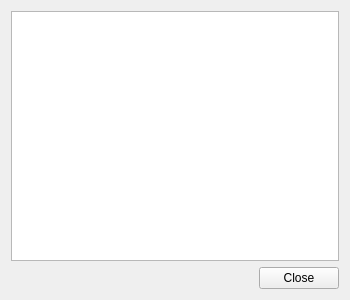
<?xml version="1.0" encoding="UTF-8"?>
<ui version="4.0">
 <class>helpWidget</class>
 <widget class="QWidget" name="helpWidget">
  <property name="minimumSize">
   <size>
    <width>350</width>
    <height>300</height>
   </size>
  </property>
  <property name="windowTitle">
   <string>Help</string>
  </property>
  <layout class="QVBoxLayout" name="layout">
   <item>
    <widget class="QTextBrowser" name="helpBrowser">
     <property name="openExternalLinks">
      <bool>true</bool>
     </property>
    </widget>
   </item>
   <item>
    <widget class="QDialogButtonBox" name="closeButtonBox">
     <property name="standardButtons">
      <set>QDialogButtonBox::Close</set>
     </property>
    </widget>
   </item>
  </layout>
 </widget>
 <resources/>
 <connections/>
</ui>
